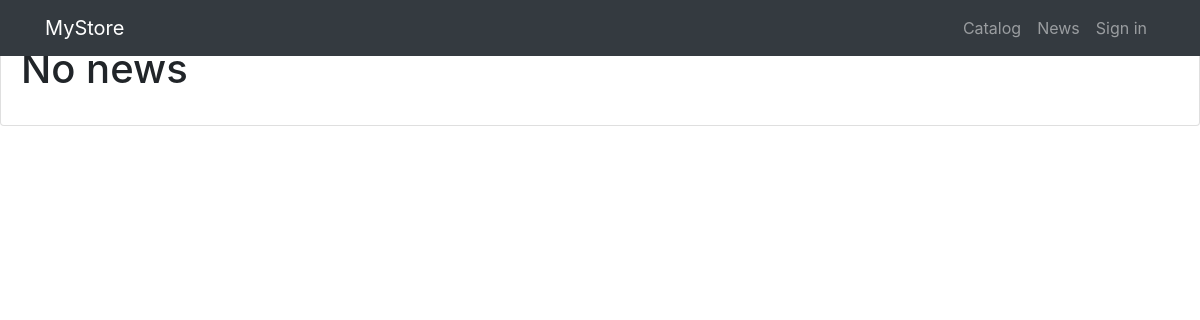
The page /news/ on the database as committed earlier.
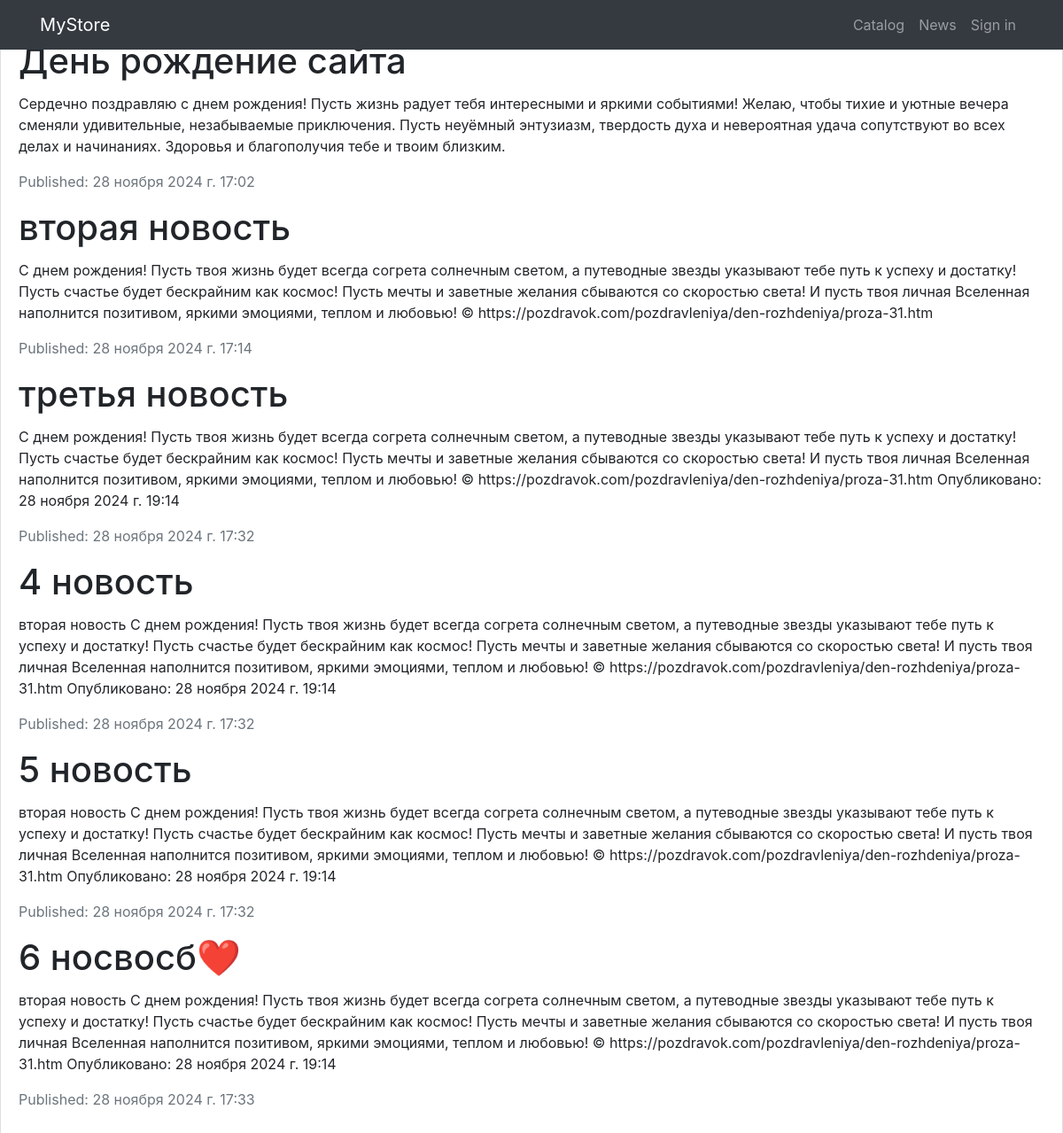
The same page on the database as committed later.
### news/models.py (models this page shows, shortened)
class News(models.Model):
    title = models.CharField(max_length=200)
    content = models.TextField()
    created_at = models.DateTimeField(auto_now_add=True)
    is_published = models.BooleanField(default=True)
    class Meta:
        verbose_name_plural = 'News'

### news/views.py (the view)
# urls.py: path('news/', news_list, name='news_list'),
def news_list(request):
    context = {'title': 'ElectroHub - News','news':News.objects.all()}
    return render(request, "news/news_list.html", context)

### news/templates/news/news_list.html
{% extends 'products/base.html' %}
{% load static %}
{% block content %}
  <div class="card">
    <div class="card-body">
      {%if news%}
        {%for item in news%}
            <h1 class="card-title">{{ item.title }}</h1>
            <p class="card-text">{{ item.content }}</p>
            <p class="text-muted">Published: {{ item.created_at }}</p>
        {%endfor%}
      {%else%}
        <h1 class="card-title">No news</h1>
      {%endif%}
    </div>
  </div>
{% endblock %}

Rows that differ between the two databases and show on the page:
added News: title "День рождение сайта", content "Сердечно поздравляю с днем рождения! Пусть жизнь радует тебя интересными и яркими событиями! Желаю, чтобы тихие и уютные вечера сменяли удивительные, незабываемые приключения. Пусть неуёмный энтузиазм, твердость духа и невероятная удача сопутствуют во всех делах и начинаниях. Здоровья и благополучия тебе и твоим близким.", created_at "28 ноября 2024 г. 17:02"
added News: title "вторая новость", content "С днем рождения! Пусть твоя жизнь будет всегда согрета солнечным светом, а путеводные звезды указывают тебе путь к успеху и достатку! Пусть счастье будет бескрайним как космос! Пусть мечты и заветные желания сбываются со скоростью света! И пусть твоя личная Вселенная наполнится позитивом, яркими эмоциями, теплом и любовью! © https://pozdravok.com/pozdravleniya/den-rozhdeniya/proza-31.htm", created_at "28 ноября 2024 г. 17:14"
added News: title "третья новость", content "С днем рождения! Пусть твоя жизнь будет всегда согрета солнечным светом, а путеводные звезды указывают тебе путь к успеху и достатку! Пусть счастье будет бескрайним как космос! Пусть мечты и заветные желания сбываются со скоростью света! И пусть твоя личная Вселенная наполнится позитивом, яркими эмоциями, теплом и любовью! © https://pozdravok.com/pozdravleniya/den-rozhdeniya/proza-31.htm Опубликовано: 28 ноября 2024 г. 19:14", created_at "28 ноября 2024 г. 17:32"
added News: title "4 новость", content "вторая новость С днем рождения! Пусть твоя жизнь будет всегда согрета солнечным светом, а путеводные звезды указывают тебе путь к успеху и достатку! Пусть счастье будет бескрайним как космос! Пусть мечты и заветные желания сбываются со скоростью света! И пусть твоя личная Вселенная наполнится позитивом, яркими эмоциями, теплом и любовью! © https://pozdravok.com/pozdravleniya/den-rozhdeniya/proza-31.htm Опубликовано: 28 ноября 2024 г. 19:14", created_at "28 ноября 2024 г. 17:32"
added News: title "5 новость", content "вторая новость С днем рождения! Пусть твоя жизнь будет всегда согрета солнечным светом, а путеводные звезды указывают тебе путь к успеху и достатку! Пусть счастье будет бескрайним как космос! Пусть мечты и заветные желания сбываются со скоростью света! И пусть твоя личная Вселенная наполнится позитивом, яркими эмоциями, теплом и любовью! © https://pozdravok.com/pozdravleniya/den-rozhdeniya/proza-31.htm Опубликовано: 28 ноября 2024 г. 19:14", created_at "28 ноября 2024 г. 17:32"
added News: title "6 носвосб❤️", content "вторая новость С днем рождения! Пусть твоя жизнь будет всегда согрета солнечным светом, а путеводные звезды указывают тебе путь к успеху и достатку! Пусть счастье будет бескрайним как космос! Пусть мечты и заветные желания сбываются со скоростью света! И пусть твоя личная Вселенная наполнится позитивом, яркими эмоциями, теплом и любовью! © https://pozdravok.com/pozdravleniya/den-rozhdeniya/proza-31.htm Опубликовано: 28 ноября 2024 г. 19:14", created_at "28 ноября 2024 г. 17:33"
Other text that changed with them:
text no longer shown: "No news"
